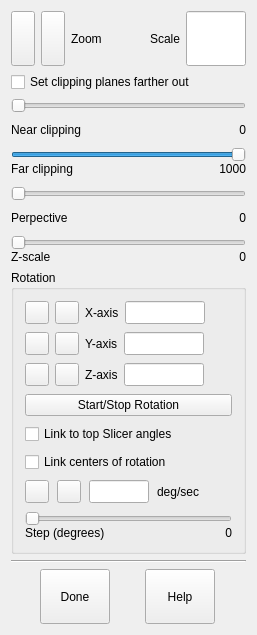
 <widget class="QWidget" name="imodvControlForm" >
  <property name="geometry" >
   <rect>
    <x>0</x>
    <y>0</y>
    <width>257</width>
    <height>635</height>
   </rect>
  </property>
  <property name="focusPolicy" >
   <enum>Qt::StrongFocus</enum>
  </property>
  <property name="windowTitle" >
   <string>3dmodv Controls</string>
  </property>
  <property name="toolTip" >
   <string>Tie model rotation to rotation in top slicer window</string>
  </property>
  <layout class="QVBoxLayout" >
   <property name="spacing" >
    <number>6</number>
   </property>
   <property name="margin" >
    <number>11</number>
   </property>
   <item>
    <layout class="QHBoxLayout" >
     <property name="spacing" >
      <number>6</number>
     </property>
     <property name="margin" >
      <number>0</number>
     </property>
     <item>
      <widget class="QToolButton" name="ToolButton5" >
       <property name="sizePolicy" >
        <sizepolicy vsizetype="Minimum" hsizetype="Minimum" >
         <horstretch>0</horstretch>
         <verstretch>0</verstretch>
        </sizepolicy>
       </property>
       <property name="minimumSize" >
        <size>
         <width>0</width>
         <height>0</height>
        </size>
       </property>
       <property name="maximumSize" >
        <size>
         <width>100</width>
         <height>100</height>
        </size>
       </property>
       <property name="toolTip" >
        <string>Increase the zoom of the display</string>
       </property>
       <property name="text" >
        <string/>
       </property>
       <property name="icon" >
        <iconset resource="3dmod.qrc" >
         <normaloff>:/images/uparrow.png</normaloff>:/images/uparrow.png</iconset>
       </property>
      </widget>
     </item>
     <item>
      <widget class="QToolButton" name="ToolButton6" >
       <property name="sizePolicy" >
        <sizepolicy vsizetype="Minimum" hsizetype="Minimum" >
         <horstretch>0</horstretch>
         <verstretch>0</verstretch>
        </sizepolicy>
       </property>
       <property name="minimumSize" >
        <size>
         <width>0</width>
         <height>0</height>
        </size>
       </property>
       <property name="maximumSize" >
        <size>
         <width>100</width>
         <height>100</height>
        </size>
       </property>
       <property name="toolTip" >
        <string>Decrease the zoom of the display</string>
       </property>
       <property name="text" >
        <string/>
       </property>
       <property name="icon" >
        <iconset resource="3dmod.qrc" >
         <normaloff>:/images/downarrow.png</normaloff>:/images/downarrow.png</iconset>
       </property>
      </widget>
     </item>
     <item>
      <widget class="QLabel" name="TextLabel1" >
       <property name="sizePolicy" >
        <sizepolicy vsizetype="Preferred" hsizetype="Preferred" >
         <horstretch>0</horstretch>
         <verstretch>0</verstretch>
        </sizepolicy>
       </property>
       <property name="text" >
        <string>Zoom</string>
       </property>
       <property name="alignment" >
        <set>Qt::AlignLeading|Qt::AlignLeft|Qt::AlignVCenter</set>
       </property>
       <property name="wordWrap" >
        <bool>false</bool>
       </property>
      </widget>
     </item>
     <item>
      <spacer name="Spacer4_2" >
       <property name="orientation" >
        <enum>Qt::Horizontal</enum>
       </property>
       <property name="sizeType" >
        <enum>QSizePolicy::Expanding</enum>
       </property>
       <property name="sizeHint" stdset="0" >
        <size>
         <width>8</width>
         <height>0</height>
        </size>
       </property>
      </spacer>
     </item>
     <item>
      <widget class="QLabel" name="TextLabel2" >
       <property name="sizePolicy" >
        <sizepolicy vsizetype="Preferred" hsizetype="Preferred" >
         <horstretch>0</horstretch>
         <verstretch>0</verstretch>
        </sizepolicy>
       </property>
       <property name="text" >
        <string>Scale</string>
       </property>
       <property name="alignment" >
        <set>Qt::AlignRight|Qt::AlignTrailing|Qt::AlignVCenter</set>
       </property>
       <property name="wordWrap" >
        <bool>false</bool>
       </property>
      </widget>
     </item>
     <item>
      <widget class="QLineEdit" name="scaleLineEdit" >
       <property name="sizePolicy" >
        <sizepolicy vsizetype="Fixed" hsizetype="Fixed" >
         <horstretch>0</horstretch>
         <verstretch>0</verstretch>
        </sizepolicy>
       </property>
       <property name="maximumSize" >
        <size>
         <width>60</width>
         <height>32767</height>
        </size>
       </property>
       <property name="focusPolicy" >
        <enum>Qt::ClickFocus</enum>
       </property>
       <property name="toolTip" >
        <string>See or enter the pixels of display per pixel of model coordinate</string>
       </property>
       <property name="alignment" >
        <set>Qt::AlignRight</set>
       </property>
      </widget>
     </item>
    </layout>
   </item>
   <item>
    <widget class="QCheckBox" name="kickCheckBox" >
     <property name="focusPolicy" >
      <enum>Qt::NoFocus</enum>
     </property>
     <property name="toolTip" >
      <string>Move extreme clipping planes (0 near, 1000 far) 10 times farther away in Z</string>
     </property>
     <property name="text" >
      <string>Set clipping planes farther out</string>
     </property>
    </widget>
   </item>
   <item>
    <layout class="QVBoxLayout" >
     <property name="spacing" >
      <number>10</number>
     </property>
     <property name="margin" >
      <number>0</number>
     </property>
     <item>
      <layout class="QVBoxLayout" >
       <property name="margin" >
        <number>0</number>
       </property>
       <item>
        <widget class="QSlider" name="nearSlider" >
         <property name="focusPolicy" >
          <enum>Qt::NoFocus</enum>
         </property>
         <property name="toolTip" >
          <string>Move the near Z clipping plane</string>
         </property>
         <property name="maximum" >
          <number>999</number>
         </property>
         <property name="pageStep" >
          <number>1</number>
         </property>
         <property name="orientation" >
          <enum>Qt::Horizontal</enum>
         </property>
        </widget>
       </item>
       <item>
        <layout class="QHBoxLayout" >
         <property name="spacing" >
          <number>6</number>
         </property>
         <property name="margin" >
          <number>0</number>
         </property>
         <item>
          <widget class="QLabel" name="TextLabel3" >
           <property name="text" >
            <string>Near clipping</string>
           </property>
           <property name="alignment" >
            <set>Qt::AlignLeading|Qt::AlignLeft|Qt::AlignVCenter</set>
           </property>
           <property name="wordWrap" >
            <bool>false</bool>
           </property>
          </widget>
         </item>
         <item>
          <widget class="QLabel" name="nearTextLabel" >
           <property name="text" >
            <string>0</string>
           </property>
           <property name="alignment" >
            <set>Qt::AlignRight|Qt::AlignTrailing|Qt::AlignVCenter</set>
           </property>
           <property name="wordWrap" >
            <bool>false</bool>
           </property>
          </widget>
         </item>
        </layout>
       </item>
      </layout>
     </item>
     <item>
      <layout class="QVBoxLayout" >
       <property name="spacing" >
        <number>0</number>
       </property>
       <property name="margin" >
        <number>0</number>
       </property>
       <item>
        <widget class="QSlider" name="farSlider" >
         <property name="focusPolicy" >
          <enum>Qt::NoFocus</enum>
         </property>
         <property name="toolTip" >
          <string>Move the far Z clipping plane</string>
         </property>
         <property name="minimum" >
          <number>1</number>
         </property>
         <property name="maximum" >
          <number>1000</number>
         </property>
         <property name="pageStep" >
          <number>1</number>
         </property>
         <property name="value" >
          <number>1000</number>
         </property>
         <property name="orientation" >
          <enum>Qt::Horizontal</enum>
         </property>
        </widget>
       </item>
       <item>
        <layout class="QHBoxLayout" >
         <property name="spacing" >
          <number>6</number>
         </property>
         <property name="margin" >
          <number>0</number>
         </property>
         <item>
          <widget class="QLabel" name="TextLabel3_2" >
           <property name="text" >
            <string>Far clipping</string>
           </property>
           <property name="alignment" >
            <set>Qt::AlignLeading|Qt::AlignLeft|Qt::AlignVCenter</set>
           </property>
           <property name="wordWrap" >
            <bool>false</bool>
           </property>
          </widget>
         </item>
         <item>
          <widget class="QLabel" name="farTextLabel" >
           <property name="text" >
            <string>1000</string>
           </property>
           <property name="alignment" >
            <set>Qt::AlignRight|Qt::AlignTrailing|Qt::AlignVCenter</set>
           </property>
           <property name="wordWrap" >
            <bool>false</bool>
           </property>
          </widget>
         </item>
        </layout>
       </item>
      </layout>
     </item>
     <item>
      <layout class="QVBoxLayout" >
       <property name="margin" >
        <number>0</number>
       </property>
       <item>
        <widget class="QSlider" name="perspectiveSlider" >
         <property name="focusPolicy" >
          <enum>Qt::NoFocus</enum>
         </property>
         <property name="toolTip" >
          <string>Select a perspective value rather than parallel projection</string>
         </property>
         <property name="maximum" >
          <number>120</number>
         </property>
         <property name="pageStep" >
          <number>1</number>
         </property>
         <property name="orientation" >
          <enum>Qt::Horizontal</enum>
         </property>
        </widget>
       </item>
       <item>
        <layout class="QHBoxLayout" >
         <property name="spacing" >
          <number>6</number>
         </property>
         <property name="margin" >
          <number>0</number>
         </property>
         <item>
          <widget class="QLabel" name="TextLabel3_3" >
           <property name="text" >
            <string>Perpective</string>
           </property>
           <property name="alignment" >
            <set>Qt::AlignLeading|Qt::AlignLeft|Qt::AlignVCenter</set>
           </property>
           <property name="wordWrap" >
            <bool>false</bool>
           </property>
          </widget>
         </item>
         <item>
          <widget class="QLabel" name="perspectiveTextLabel" >
           <property name="text" >
            <string>0</string>
           </property>
           <property name="alignment" >
            <set>Qt::AlignRight|Qt::AlignTrailing|Qt::AlignVCenter</set>
           </property>
           <property name="wordWrap" >
            <bool>false</bool>
           </property>
          </widget>
         </item>
        </layout>
       </item>
      </layout>
     </item>
     <item>
      <layout class="QVBoxLayout" >
       <property name="spacing" >
        <number>0</number>
       </property>
       <property name="margin" >
        <number>0</number>
       </property>
       <item>
        <widget class="QSlider" name="zScaleSlider" >
         <property name="focusPolicy" >
          <enum>Qt::NoFocus</enum>
         </property>
         <property name="toolTip" >
          <string>Scale the model in Z relative to X and Y</string>
         </property>
         <property name="minimum" >
          <number>10</number>
         </property>
         <property name="maximum" >
          <number>5000</number>
         </property>
         <property name="pageStep" >
          <number>5</number>
         </property>
         <property name="orientation" >
          <enum>Qt::Horizontal</enum>
         </property>
        </widget>
       </item>
       <item>
        <layout class="QHBoxLayout" >
         <property name="spacing" >
          <number>6</number>
         </property>
         <property name="margin" >
          <number>0</number>
         </property>
         <item>
          <widget class="QLabel" name="TextLabel3_4" >
           <property name="text" >
            <string>Z-scale</string>
           </property>
           <property name="alignment" >
            <set>Qt::AlignLeading|Qt::AlignLeft|Qt::AlignVCenter</set>
           </property>
           <property name="wordWrap" >
            <bool>false</bool>
           </property>
          </widget>
         </item>
         <item>
          <widget class="QLabel" name="zScaleTextLabel" >
           <property name="text" >
            <string>0</string>
           </property>
           <property name="alignment" >
            <set>Qt::AlignRight|Qt::AlignTrailing|Qt::AlignVCenter</set>
           </property>
           <property name="wordWrap" >
            <bool>false</bool>
           </property>
          </widget>
         </item>
        </layout>
       </item>
      </layout>
     </item>
    </layout>
   </item>
   <item>
    <widget class="QGroupBox" name="GroupBox2" >
     <property name="title" >
      <string>Rotation</string>
     </property>
     <layout class="QVBoxLayout" >
      <property name="spacing" >
       <number>8</number>
      </property>
      <property name="margin" >
       <number>11</number>
      </property>
      <item>
       <layout class="QHBoxLayout" >
        <property name="spacing" >
         <number>6</number>
        </property>
        <property name="margin" >
         <number>0</number>
        </property>
        <item>
         <widget class="QToolButton" name="XUpToolButton" >
          <property name="sizePolicy" >
           <sizepolicy vsizetype="Minimum" hsizetype="Minimum" >
            <horstretch>0</horstretch>
            <verstretch>0</verstretch>
           </sizepolicy>
          </property>
          <property name="focusPolicy" >
           <enum>Qt::NoFocus</enum>
          </property>
          <property name="toolTip" >
           <string>Increase rotation about X axis</string>
          </property>
          <property name="text" >
           <string/>
          </property>
          <property name="icon" >
           <iconset resource="3dmod.qrc" >
            <normaloff>:/images/uparrow.png</normaloff>:/images/uparrow.png</iconset>
          </property>
          <property name="autoRepeat" >
           <bool>true</bool>
          </property>
         </widget>
        </item>
        <item>
         <widget class="QToolButton" name="XDownToolButton" >
          <property name="focusPolicy" >
           <enum>Qt::NoFocus</enum>
          </property>
          <property name="toolTip" >
           <string>Decrease rotation about X axis</string>
          </property>
          <property name="text" >
           <string/>
          </property>
          <property name="icon" >
           <iconset resource="3dmod.qrc" >
            <normaloff>:/images/downarrow.png</normaloff>:/images/downarrow.png</iconset>
          </property>
          <property name="autoRepeat" >
           <bool>true</bool>
          </property>
         </widget>
        </item>
        <item>
         <widget class="QLabel" name="TextLabel5" >
          <property name="sizePolicy" >
           <sizepolicy vsizetype="Preferred" hsizetype="Preferred" >
            <horstretch>0</horstretch>
            <verstretch>0</verstretch>
           </sizepolicy>
          </property>
          <property name="text" >
           <string>X-axis</string>
          </property>
          <property name="wordWrap" >
           <bool>false</bool>
          </property>
         </widget>
        </item>
        <item>
         <widget class="QLineEdit" name="XLineEdit" >
          <property name="sizePolicy" >
           <sizepolicy vsizetype="Fixed" hsizetype="Fixed" >
            <horstretch>0</horstretch>
            <verstretch>0</verstretch>
           </sizepolicy>
          </property>
          <property name="maximumSize" >
           <size>
            <width>80</width>
            <height>32767</height>
           </size>
          </property>
          <property name="focusPolicy" >
           <enum>Qt::ClickFocus</enum>
          </property>
          <property name="toolTip" >
           <string>Enter a rotation about X axis</string>
          </property>
          <property name="alignment" >
           <set>Qt::AlignRight</set>
          </property>
         </widget>
        </item>
        <item>
         <spacer name="Spacer4" >
          <property name="orientation" >
           <enum>Qt::Horizontal</enum>
          </property>
          <property name="sizeType" >
           <enum>QSizePolicy::Expanding</enum>
          </property>
          <property name="sizeHint" stdset="0" >
           <size>
            <width>16</width>
            <height>0</height>
           </size>
          </property>
         </spacer>
        </item>
       </layout>
      </item>
      <item>
       <layout class="QHBoxLayout" >
        <property name="spacing" >
         <number>6</number>
        </property>
        <property name="margin" >
         <number>0</number>
        </property>
        <item>
         <widget class="QToolButton" name="YUpToolButton" >
          <property name="sizePolicy" >
           <sizepolicy vsizetype="Minimum" hsizetype="Minimum" >
            <horstretch>0</horstretch>
            <verstretch>0</verstretch>
           </sizepolicy>
          </property>
          <property name="focusPolicy" >
           <enum>Qt::NoFocus</enum>
          </property>
          <property name="toolTip" >
           <string>Increase rotation about Y axis</string>
          </property>
          <property name="text" >
           <string/>
          </property>
          <property name="icon" >
           <iconset resource="3dmod.qrc" >
            <normaloff>:/images/uparrow.png</normaloff>:/images/uparrow.png</iconset>
          </property>
          <property name="autoRepeat" >
           <bool>true</bool>
          </property>
         </widget>
        </item>
        <item>
         <widget class="QToolButton" name="YDownToolButton" >
          <property name="focusPolicy" >
           <enum>Qt::NoFocus</enum>
          </property>
          <property name="toolTip" >
           <string>Decrease rotation about Y axis</string>
          </property>
          <property name="text" >
           <string/>
          </property>
          <property name="icon" >
           <iconset resource="3dmod.qrc" >
            <normaloff>:/images/downarrow.png</normaloff>:/images/downarrow.png</iconset>
          </property>
          <property name="autoRepeat" >
           <bool>true</bool>
          </property>
         </widget>
        </item>
        <item>
         <widget class="QLabel" name="TextLabel5_2" >
          <property name="sizePolicy" >
           <sizepolicy vsizetype="Preferred" hsizetype="Preferred" >
            <horstretch>0</horstretch>
            <verstretch>0</verstretch>
           </sizepolicy>
          </property>
          <property name="text" >
           <string>Y-axis</string>
          </property>
          <property name="wordWrap" >
           <bool>false</bool>
          </property>
         </widget>
        </item>
        <item>
         <widget class="QLineEdit" name="YLineEdit" >
          <property name="sizePolicy" >
           <sizepolicy vsizetype="Fixed" hsizetype="Fixed" >
            <horstretch>0</horstretch>
            <verstretch>0</verstretch>
           </sizepolicy>
          </property>
          <property name="maximumSize" >
           <size>
            <width>80</width>
            <height>32767</height>
           </size>
          </property>
          <property name="focusPolicy" >
           <enum>Qt::ClickFocus</enum>
          </property>
          <property name="toolTip" >
           <string>Enter a rotation about Y axis</string>
          </property>
          <property name="alignment" >
           <set>Qt::AlignRight</set>
          </property>
         </widget>
        </item>
        <item>
         <spacer name="Spacer5" >
          <property name="orientation" >
           <enum>Qt::Horizontal</enum>
          </property>
          <property name="sizeType" >
           <enum>QSizePolicy::Expanding</enum>
          </property>
          <property name="sizeHint" stdset="0" >
           <size>
            <width>16</width>
            <height>0</height>
           </size>
          </property>
         </spacer>
        </item>
       </layout>
      </item>
      <item>
       <layout class="QHBoxLayout" >
        <property name="spacing" >
         <number>6</number>
        </property>
        <property name="margin" >
         <number>0</number>
        </property>
        <item>
         <widget class="QToolButton" name="ZUpToolButton" >
          <property name="sizePolicy" >
           <sizepolicy vsizetype="Minimum" hsizetype="Minimum" >
            <horstretch>0</horstretch>
            <verstretch>0</verstretch>
           </sizepolicy>
          </property>
          <property name="focusPolicy" >
           <enum>Qt::NoFocus</enum>
          </property>
          <property name="toolTip" >
           <string>Increase rotation about Z axis</string>
          </property>
          <property name="text" >
           <string/>
          </property>
          <property name="icon" >
           <iconset resource="3dmod.qrc" >
            <normaloff>:/images/uparrow.png</normaloff>:/images/uparrow.png</iconset>
          </property>
          <property name="autoRepeat" >
           <bool>true</bool>
          </property>
         </widget>
        </item>
        <item>
         <widget class="QToolButton" name="ZDownToolButton" >
          <property name="focusPolicy" >
           <enum>Qt::NoFocus</enum>
          </property>
          <property name="toolTip" >
           <string>Decrease rotation about Z axis</string>
          </property>
          <property name="text" >
           <string/>
          </property>
          <property name="icon" >
           <iconset resource="3dmod.qrc" >
            <normaloff>:/images/downarrow.png</normaloff>:/images/downarrow.png</iconset>
          </property>
          <property name="autoRepeat" >
           <bool>true</bool>
          </property>
         </widget>
        </item>
        <item>
         <widget class="QLabel" name="TextLabel5_3" >
          <property name="text" >
           <string>Z-axis</string>
          </property>
          <property name="wordWrap" >
           <bool>false</bool>
          </property>
         </widget>
        </item>
        <item>
         <widget class="QLineEdit" name="ZLineEdit" >
          <property name="sizePolicy" >
           <sizepolicy vsizetype="Fixed" hsizetype="Fixed" >
            <horstretch>0</horstretch>
            <verstretch>0</verstretch>
           </sizepolicy>
          </property>
          <property name="maximumSize" >
           <size>
            <width>80</width>
            <height>32767</height>
           </size>
          </property>
          <property name="focusPolicy" >
           <enum>Qt::ClickFocus</enum>
          </property>
          <property name="toolTip" >
           <string>Enter a rotation about Z axis</string>
          </property>
          <property name="alignment" >
           <set>Qt::AlignRight</set>
          </property>
         </widget>
        </item>
        <item>
         <spacer name="Spacer6" >
          <property name="orientation" >
           <enum>Qt::Horizontal</enum>
          </property>
          <property name="sizeType" >
           <enum>QSizePolicy::Expanding</enum>
          </property>
          <property name="sizeHint" stdset="0" >
           <size>
            <width>16</width>
            <height>0</height>
           </size>
          </property>
         </spacer>
        </item>
       </layout>
      </item>
      <item>
       <widget class="QPushButton" name="PushButton3" >
        <property name="focusPolicy" >
         <enum>Qt::NoFocus</enum>
        </property>
        <property name="toolTip" >
         <string>Start or stop continuous rotation (push arrow key next to start)</string>
        </property>
        <property name="text" >
         <string>Start/Stop Rotation</string>
        </property>
       </widget>
      </item>
      <item>
       <widget class="QCheckBox" name="linkSlicerCheckBox" >
        <property name="focusPolicy" >
         <enum>Qt::NoFocus</enum>
        </property>
        <property name="text" >
         <string>Link to top Slicer angles</string>
        </property>
       </widget>
      </item>
      <item>
       <widget class="QCheckBox" name="linkCentersCheckBox" >
        <property name="focusPolicy" >
         <enum>Qt::NoFocus</enum>
        </property>
        <property name="toolTip" >
         <string>Rotate slicer plane around model view center of rotation</string>
        </property>
        <property name="text" >
         <string>Link centers of rotation</string>
        </property>
       </widget>
      </item>
      <item>
       <layout class="QHBoxLayout" >
        <item>
         <widget class="QToolButton" name="SpeedUpToolButton" >
          <property name="sizePolicy" >
           <sizepolicy vsizetype="Minimum" hsizetype="Minimum" >
            <horstretch>0</horstretch>
            <verstretch>0</verstretch>
           </sizepolicy>
          </property>
          <property name="focusPolicy" >
           <enum>Qt::NoFocus</enum>
          </property>
          <property name="toolTip" >
           <string>Increase speed of rotation</string>
          </property>
          <property name="text" >
           <string/>
          </property>
          <property name="icon" >
           <iconset resource="3dmod.qrc" >
            <normaloff>:/images/uparrow.png</normaloff>:/images/uparrow.png</iconset>
          </property>
          <property name="autoRepeat" >
           <bool>true</bool>
          </property>
         </widget>
        </item>
        <item>
         <widget class="QToolButton" name="SpeedDownToolButton" >
          <property name="focusPolicy" >
           <enum>Qt::NoFocus</enum>
          </property>
          <property name="toolTip" >
           <string>Decrease speed of rotation</string>
          </property>
          <property name="text" >
           <string/>
          </property>
          <property name="icon" >
           <iconset resource="3dmod.qrc" >
            <normaloff>:/images/downarrow.png</normaloff>:/images/downarrow.png</iconset>
          </property>
          <property name="autoRepeat" >
           <bool>true</bool>
          </property>
         </widget>
        </item>
        <item>
         <widget class="QLineEdit" name="speedLineEdit" >
          <property name="sizePolicy" >
           <sizepolicy vsizetype="Fixed" hsizetype="Fixed" >
            <horstretch>0</horstretch>
            <verstretch>0</verstretch>
           </sizepolicy>
          </property>
          <property name="maximumSize" >
           <size>
            <width>60</width>
            <height>32767</height>
           </size>
          </property>
          <property name="focusPolicy" >
           <enum>Qt::ClickFocus</enum>
          </property>
          <property name="toolTip" >
           <string>Enter a rotation speed in degrees per second</string>
          </property>
          <property name="alignment" >
           <set>Qt::AlignRight</set>
          </property>
         </widget>
        </item>
        <item>
         <widget class="QLabel" name="textLabel1" >
          <property name="text" >
           <string>deg/sec</string>
          </property>
          <property name="wordWrap" >
           <bool>false</bool>
          </property>
         </widget>
        </item>
        <item>
         <spacer name="Spacer6_2" >
          <property name="orientation" >
           <enum>Qt::Horizontal</enum>
          </property>
          <property name="sizeType" >
           <enum>QSizePolicy::Expanding</enum>
          </property>
          <property name="sizeHint" stdset="0" >
           <size>
            <width>10</width>
            <height>16</height>
           </size>
          </property>
         </spacer>
        </item>
       </layout>
      </item>
      <item>
       <layout class="QVBoxLayout" >
        <property name="spacing" >
         <number>0</number>
        </property>
        <property name="margin" >
         <number>0</number>
        </property>
        <item>
         <widget class="QSlider" name="degreesSlider" >
          <property name="focusPolicy" >
           <enum>Qt::NoFocus</enum>
          </property>
          <property name="toolTip" >
           <string>Set step size of rotation</string>
          </property>
          <property name="minimum" >
           <number>1</number>
          </property>
          <property name="maximum" >
           <number>100</number>
          </property>
          <property name="pageStep" >
           <number>1</number>
          </property>
          <property name="orientation" >
           <enum>Qt::Horizontal</enum>
          </property>
         </widget>
        </item>
        <item>
         <layout class="QHBoxLayout" >
          <property name="spacing" >
           <number>6</number>
          </property>
          <property name="margin" >
           <number>0</number>
          </property>
          <item>
           <widget class="QLabel" name="TextLabel3_4_2" >
            <property name="text" >
             <string>Step (degrees)</string>
            </property>
            <property name="alignment" >
             <set>Qt::AlignLeading|Qt::AlignLeft|Qt::AlignVCenter</set>
            </property>
            <property name="wordWrap" >
             <bool>false</bool>
            </property>
           </widget>
          </item>
          <item>
           <widget class="QLabel" name="degreesTextLabel" >
            <property name="text" >
             <string>0</string>
            </property>
            <property name="alignment" >
             <set>Qt::AlignRight|Qt::AlignTrailing|Qt::AlignVCenter</set>
            </property>
            <property name="wordWrap" >
             <bool>false</bool>
            </property>
           </widget>
          </item>
         </layout>
        </item>
       </layout>
      </item>
     </layout>
    </widget>
   </item>
   <item>
    <widget class="Line" name="Line1" >
     <property name="frameShape" >
      <enum>QFrame::HLine</enum>
     </property>
     <property name="frameShadow" >
      <enum>QFrame::Sunken</enum>
     </property>
    </widget>
   </item>
   <item>
    <layout class="QHBoxLayout" >
     <property name="spacing" >
      <number>6</number>
     </property>
     <property name="margin" >
      <number>0</number>
     </property>
     <item>
      <widget class="QPushButton" name="OKButton" >
       <property name="sizePolicy" >
        <sizepolicy vsizetype="Fixed" hsizetype="Fixed" >
         <horstretch>0</horstretch>
         <verstretch>0</verstretch>
        </sizepolicy>
       </property>
       <property name="maximumSize" >
        <size>
         <width>70</width>
         <height>32767</height>
        </size>
       </property>
       <property name="focusPolicy" >
        <enum>Qt::NoFocus</enum>
       </property>
       <property name="toolTip" >
        <string>Close this dialog box</string>
       </property>
       <property name="text" >
        <string>Done</string>
       </property>
       <property name="autoDefault" >
        <bool>false</bool>
       </property>
      </widget>
     </item>
     <item>
      <widget class="QPushButton" name="helpButton" >
       <property name="sizePolicy" >
        <sizepolicy vsizetype="Fixed" hsizetype="Fixed" >
         <horstretch>0</horstretch>
         <verstretch>0</verstretch>
        </sizepolicy>
       </property>
       <property name="maximumSize" >
        <size>
         <width>70</width>
         <height>32767</height>
        </size>
       </property>
       <property name="focusPolicy" >
        <enum>Qt::NoFocus</enum>
       </property>
       <property name="toolTip" >
        <string>Open help window</string>
       </property>
       <property name="text" >
        <string>Help</string>
       </property>
       <property name="autoDefault" >
        <bool>false</bool>
       </property>
      </widget>
     </item>
    </layout>
   </item>
  </layout>
 </widget>
